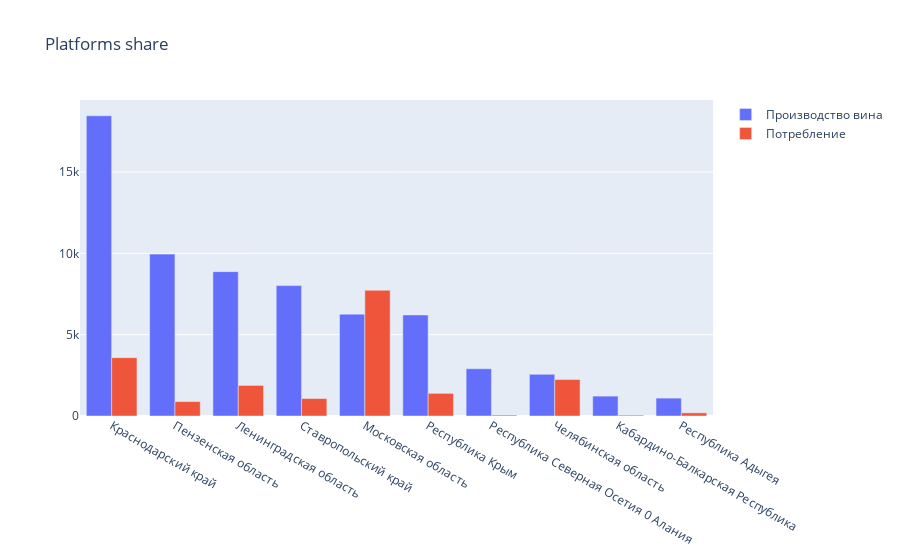

The code cell stored with this chart in its notebook:
### Markdown cell above
## Топ-10 регионов виноделов и их потребление ##

Сравнивались величины Производства вина в регионе и Потребление (общее).

### Code cell
alko_wine_prod = alko.sort_values('Wine_prod', ascending=False).head(10)


trace0 = go.Bar(
    x=alko_wine_prod.Region,
    y=alko_wine_prod.Wine_prod,
    name='Производство вина',
    orientation = 'v'
)

trace1 = go.Bar(
    x=alko_wine_prod.Region,
    y=alko_wine_prod.Wine,
    name='Потребление',
    orientation = 'v'
)

data = [trace0, trace1]
layout = {'title': 'Platforms share'}

fig = go.Figure(data=data, layout=layout)

iplot(fig)

### Figure 1 — Plotly figure (JSON) as saved in the notebook; plotly's stock layout.template omitted (floating-point values rounded to 4 significant figures)
{"data": [{"name": "Производство вина", "orientation": "v", "type": "bar", "x": ["Краснодарский край", "Пензенская область", "Ленинградская область", "Ставропольский край", "Московская область", "Республика Крым", "Республика Северная Осетия 0 Алания", "Челябинская область", "Кабардино-Балкарская Республика", "Республика Адыгея"], "y": [18451, 9951, 8873, 8014, 6260.0, 6210, 2902, 2559, 1222, 1099]}, {"name": "Потребление", "orientation": "v", "type": "bar", "x": ["Краснодарский край", "Пензенская область", "Ленинградская область", "Ставропольский край", "Московская область", "Республика Крым", "Республика Северная Осетия 0 Алания", "Челябинская область", "Кабардино-Балкарская Республика", "Республика Адыгея"], "y": [3588.0, 886.7, 1879.0, 1074.0, 7728.0, 1391.0, 55.3, 2243.0, 51.6, 195.7]}], "layout": {"title": {"text": "Platforms share"}}}
